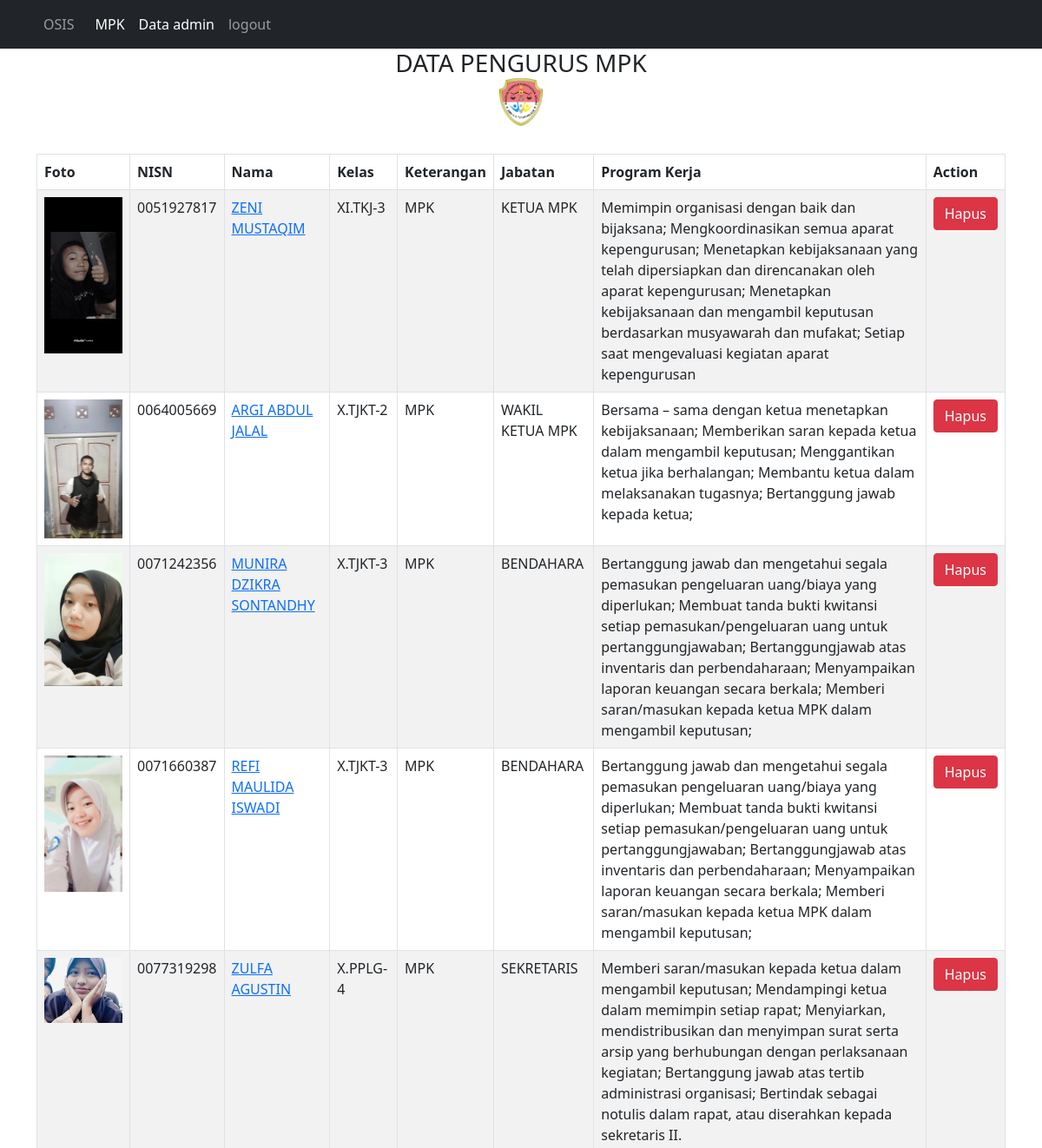
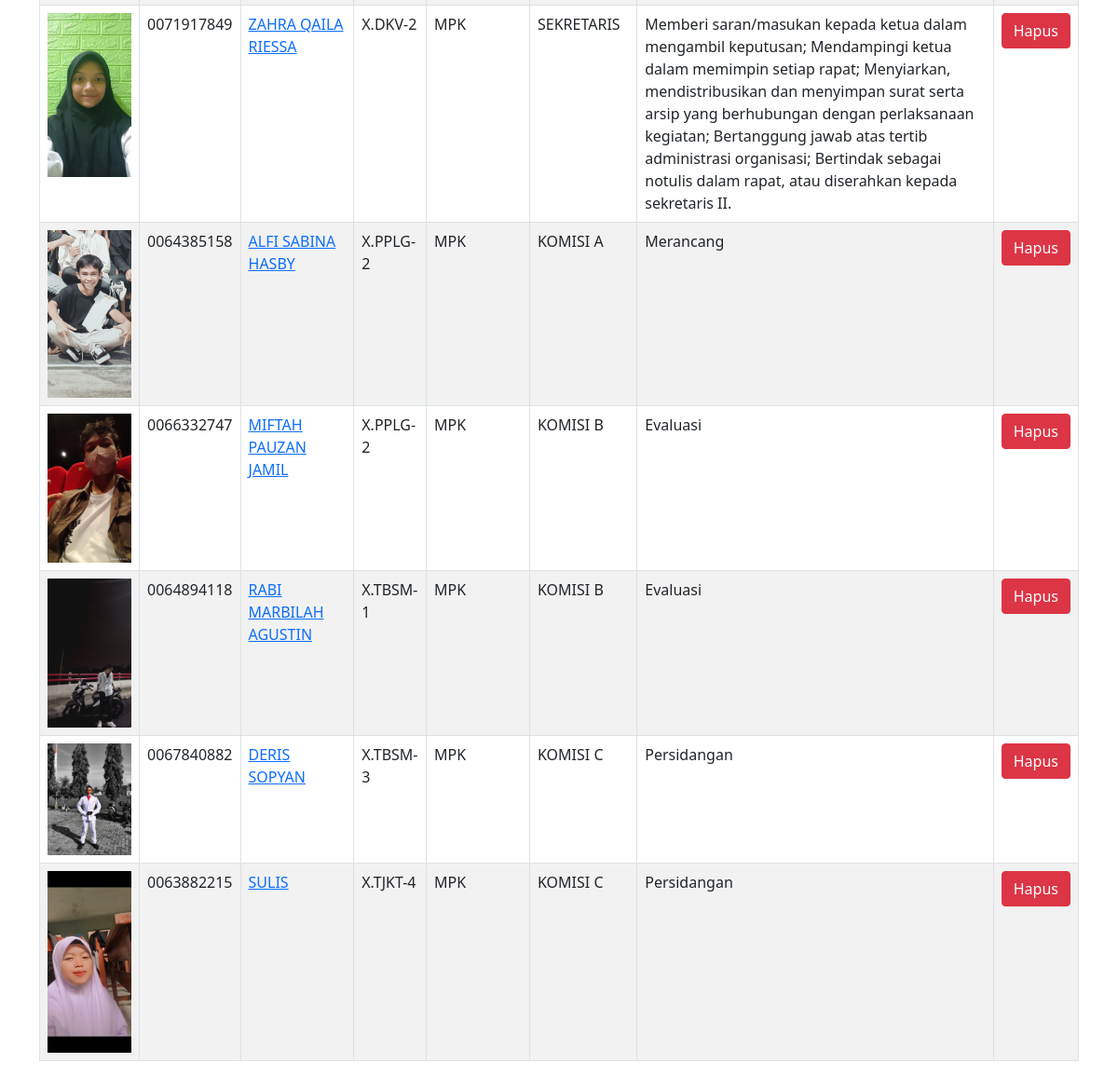
The page /mpk/ on the database its author committed (2 pictures, top to bottom).
### pengurus/models.py (models this page shows, shortened)
class Data(models.Model):
    nis = models.CharField(max_length=10)
    nama = models.CharField(max_length=50)
    kelas = models.ForeignKey(Kelas, on_delete=models.CASCADE, null=True)
    keterangan = models.ForeignKey(Keterangan, on_delete=models.CASCADE, null=True)
    jabatan = models.CharField(max_length=50)
    proker = models.TextField(null=True)
    cover = models.ImageField(upload_to='cover/', null=True)
    tanggal = models.DateTimeField(auto_now_add=True, null=True)

class Kelas(models.Model):
    nama = models.TextField(max_length=10)
    def __str__(self):
        return self.nama

class Keterangan(models.Model):
    nama = models.CharField(max_length=4)
    keterangan = models.TextField()
    def __str__(self):
        return self.nama

### pengurus/views.py (the view)
# urls.py: path('mpk/', mpk, name='mpk'),
def mpk(request):
        mpkk = Data.objects.filter(keterangan__nama='MPK')
        konteks = {
            'mpkk' : mpkk,
        }
        return render(request, 'mpk.html', konteks)

### pengurus/templates/mpk.html (shortened to what this page needs)
{% extends 'base.html' %}
{% block content %}
<nav class="navbar navbar-expand-lg navbar-dark bg-dark">
  <div class="container">
    <div class="collapse navbar-collapse" id="navbarSupportedContent">
      <ul class="navbar-nav me-auto mb-2 mb-lg-0">
        <li class="nav-item">
          <a class="nav-link me-2" aria-current="page" href="{% url 'data' %}">OSIS</a>
        </li>
        <li class="nav-item">
          <a class="nav-link active" aria-current="page" href="{% url 'mpk' %}">MPK</a>
        </li>
        <li class="nav-item">
          <a class="nav-link active" aria-current="page" target="_blank" href="/admin">Data admin</a>
        </li>
        <li class="nav-item">
          <a class="nav-link" href="{% url 'logout' %}">logout</a>
        </li>
      </ul>
    </div>
  </div>
</nav>
<div class="container">
  <div class="row">
    <div class="col-md-12">
      <h3>
        <center>DATA PENGURUS MPK</center>
        <center>
          <img src="/static/img/mpk.png" alt="" width="50px" height="55px">
        </center>
      </h3>
       <br>
      <div class="card-body table-responsive p-0">
        <table class="table table-bordered table-striped">
          <thead>
            <tr>
              <th>Foto</th>
              <th>NISN</th>
              <th>Nama</th>
              <th>Kelas</th>
              <th>Keterangan</th>
              <th>Jabatan</th>
              <th>Program Kerja</th>
              <th>Action</th>
            </tr>
          </thead>
          <tbody>
            {% for mpk in mpkk %}
            <tr>
              <td>
                {% if mpk.cover %}
                  <img src="{{ mpk.cover.url }}" width="90px">
                {% endif %}
              </td>
              <td>{{ mpk.nis }}</td>
              <td><a href="{% url 'ubah_data' mpk.id %}">{{ mpk.nama }}</a></td>
              <td>{{ mpk.kelas }}</td>
              <td>{{ mpk.keterangan }}</td>
              <td>{{ mpk.jabatan }}</td>
              <td>{{ mpk.proker }}</td>
              <td>
                <button type="button" class="btn btn-danger" data-bs-toggle="modal" data-bs-target="#hapus-{{ mpk.id }}">
                  Hapus
                </button>
              </td>
            </tr>
            {% endfor %}
          </tbody>
        </table>
      </div>
    </div>
  </div>
</div>
{% endblock %}

### rows shown on the page
Data: cover (picture), nis "0051927817", nama "ZENI MUSTAQIM", kelas "XI.TKJ-3", keterangan "MPK", jabatan "KETUA MPK", proker "Memimpin organisasi dengan baik dan bijaksana; Mengkoordinasikan semua aparat kepengurusan; Menetapkan kebijaksanaan yang telah dipersiapkan dan direncanakan oleh aparat kepengurusan; Menetapkan kebijaksanaan dan mengambil keputusan berdasarkan musyawarah dan mufakat; Setiap saat mengevaluasi kegiatan aparat kepengurusan"
Data: cover (picture), nis "0064005669", nama "ARGI ABDUL JALAL", kelas "X.TJKT-2", keterangan "MPK", jabatan "WAKIL KETUA MPK", proker "Bersama – sama dengan ketua menetapkan kebijaksanaan; Memberikan saran kepada ketua dalam mengambil keputusan; Menggantikan ketua jika berhalangan; Membantu ketua dalam melaksanakan tugasnya; Bertanggung jawab kepada ketua;"
Data: cover (picture), nis "0071242356", nama "MUNIRA DZIKRA SONTANDHY", kelas "X.TJKT-3", keterangan "MPK", jabatan "BENDAHARA", proker "Bertanggung jawab dan mengetahui segala pemasukan pengeluaran uang/biaya yang diperlukan; Membuat tanda bukti kwitansi setiap pemasukan/pengeluaran uang untuk pertanggungjawaban; Bertanggungjawab atas inventaris dan perbendaharaan; Menyampaikan laporan keuangan secara berkala; Memberi saran/masukan kepada ketua MPK dalam mengambil keputusan;"
Data: cover (picture), nis "0071660387", nama "REFI MAULIDA ISWADI", kelas "X.TJKT-3", keterangan "MPK", jabatan "BENDAHARA", proker "Bertanggung jawab dan mengetahui segala pemasukan pengeluaran uang/biaya yang diperlukan; Membuat tanda bukti kwitansi setiap pemasukan/pengeluaran uang untuk pertanggungjawaban; Bertanggungjawab atas inventaris dan perbendaharaan; Menyampaikan laporan keuangan secara berkala; Memberi saran/masukan kepada ketua MPK dalam mengambil keputusan;"
Data: cover (picture), nis "0077319298", nama "ZULFA AGUSTIN", kelas "X.PPLG-4", keterangan "MPK", jabatan "SEKRETARIS", proker "Memberi saran/masukan kepada ketua dalam mengambil keputusan; Mendampingi ketua dalam memimpin setiap rapat; Menyiarkan, mendistribusikan dan menyimpan surat serta arsip yang berhubungan dengan perlaksanaan kegiatan; Bertanggung jawab atas tertib administrasi organisasi; Bertindak sebagai notulis dalam rapat, atau diserahkan kepada sekretaris II."
Data: cover (picture), nis "0071917849", nama "ZAHRA QAILA RIESSA", kelas "X.DKV-2", keterangan "MPK", jabatan "SEKRETARIS", proker "Memberi saran/masukan kepada ketua dalam mengambil keputusan; Mendampingi ketua dalam memimpin setiap rapat; Menyiarkan, mendistribusikan dan menyimpan surat serta arsip yang berhubungan dengan perlaksanaan kegiatan; Bertanggung jawab atas tertib administrasi organisasi; Bertindak sebagai notulis dalam rapat, atau diserahkan kepada sekretaris II."
Data: cover (picture), nis "0064385158", nama "ALFI SABINA HASBY", kelas "X.PPLG-2", keterangan "MPK", jabatan "KOMISI A", proker "Merancang"
Data: cover (picture), nis "0066332747", nama "MIFTAH PAUZAN JAMIL", kelas "X.PPLG-2", keterangan "MPK", jabatan "KOMISI B", proker "Evaluasi"
Data: cover (picture), nis "0064894118", nama "RABI MARBILAH AGUSTIN", kelas "X.TBSM-1", keterangan "MPK", jabatan "KOMISI B", proker "Evaluasi"
Data: cover (picture), nis "0067840882", nama "DERIS SOPYAN", kelas "X.TBSM-3", keterangan "MPK", jabatan "KOMISI C", proker "Persidangan"
Data: cover (picture), nis "0063882215", nama "SULIS", kelas "X.TJKT-4", keterangan "MPK", jabatan "KOMISI C", proker "Persidangan"
